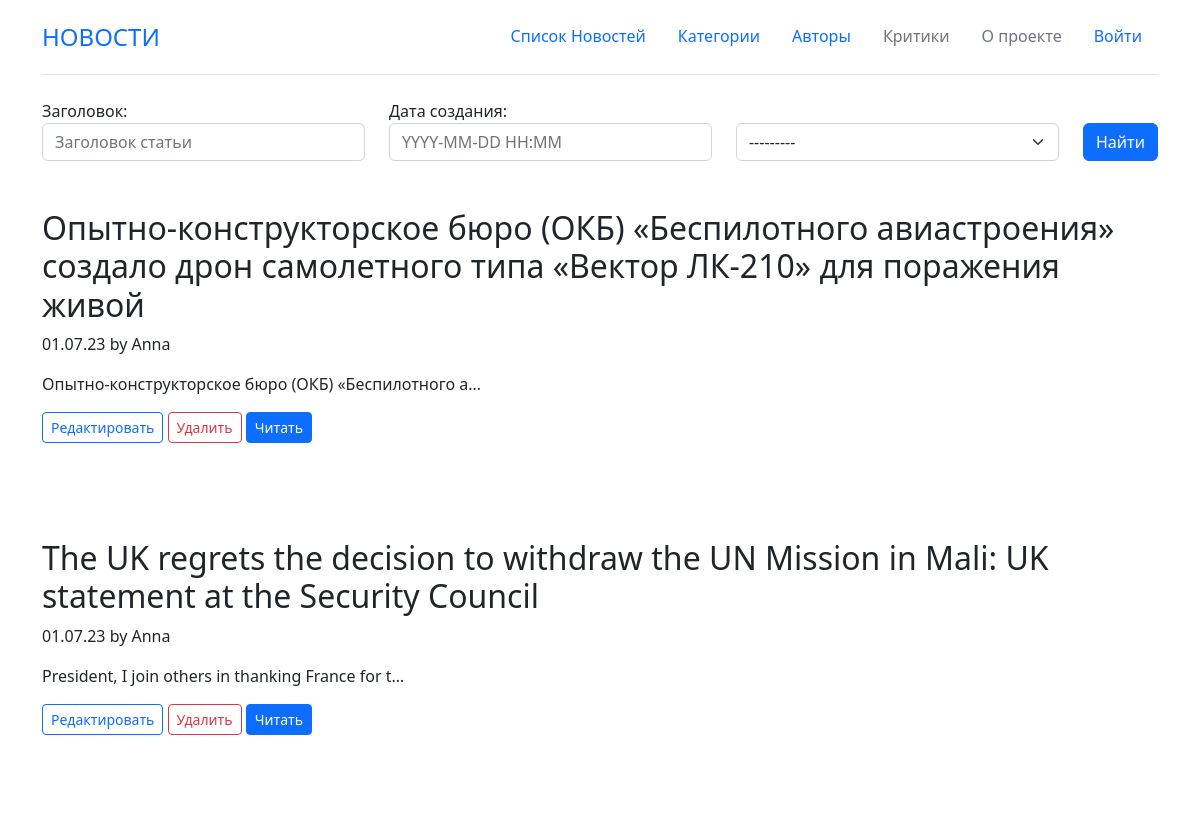
The page /posts/search/ (upper part) on the database as committed earlier.
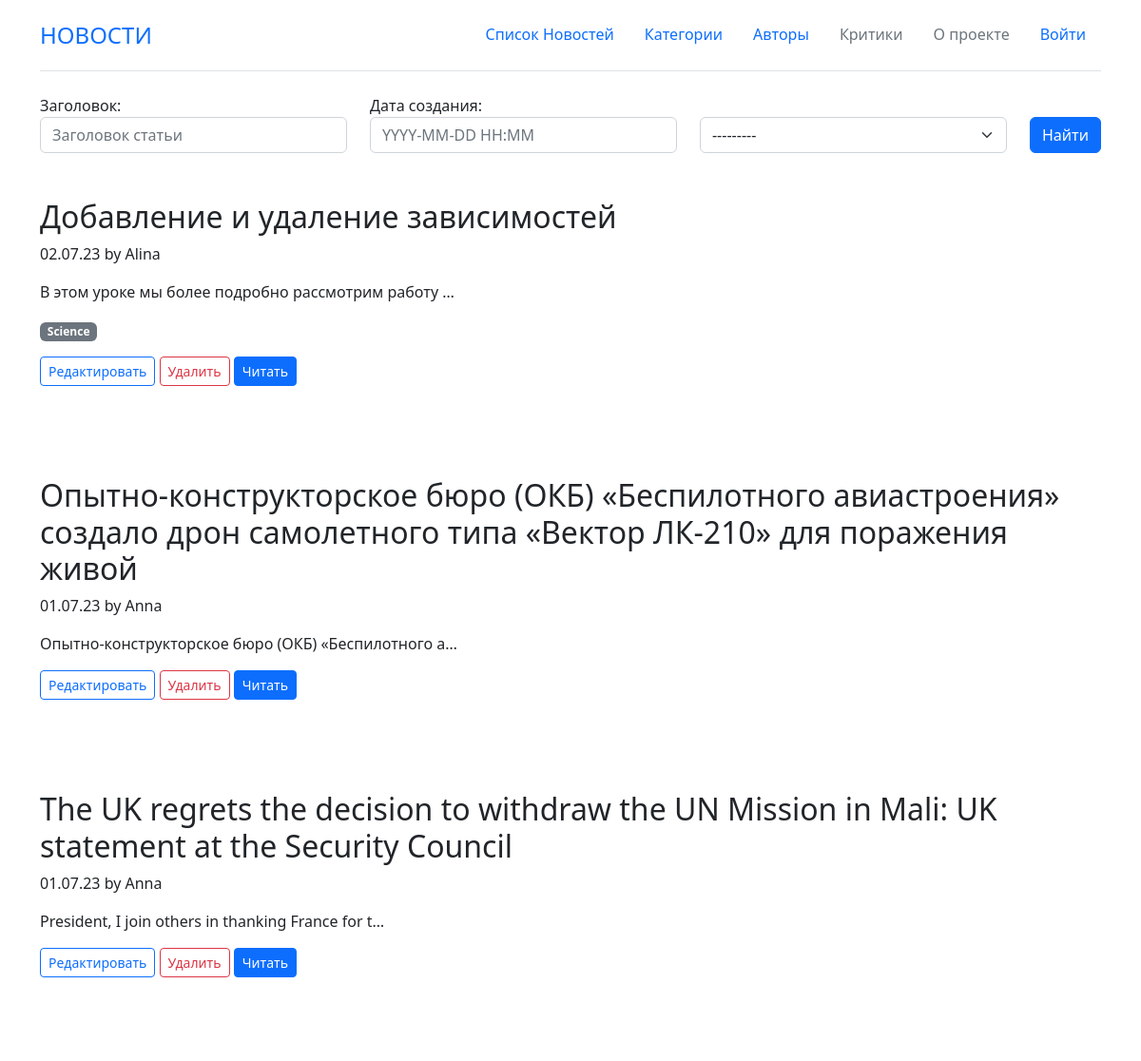
The same page on the database as committed later.
### news/models.py (models this page shows, shortened)
class Post(models.Model):
    class Meta:
        verbose_name = 'Посты'
        verbose_name_plural = 'Посты'
    article = "ART"
    news = "NWS"
    TYPE = [
        (article, "Статья"),
        (news, "Новость"),
    ]
    author = models.ForeignKey(Author,on_delete=models.CASCADE)
    postType = models.CharField(max_length=20, choices=TYPE, default=article)
    dateCreation = models.DateTimeField(auto_now_add=True)
    category = models.ManyToManyField(Category, through='PostCategory')
    title = models.CharField(max_length=128)
    text = models.TextField()
    rating = models.SmallIntegerField(default=0.0)
    def preview(self):
        return "".join((self.text[0:124],'...'))

class Author(models.Model):
    class Meta:
        verbose_name = 'Авторы'
        verbose_name_plural = 'Авторы'
    name = models.OneToOneField(User, on_delete=models.CASCADE)
    rating = models.SmallIntegerField(default=0)
    def __str__(self):
            return self.name.username

class Category(models.Model):
    class Meta:
        verbose_name = 'Категории'
        verbose_name_plural = 'Категории'
    name = models.CharField(max_length=64, unique=True, default="")
    subscribers = models.ManyToManyField(User)

### news/views.py (the view)
# urls.py: path('posts/search/', PostSearch.as_view(), name='search'),
class PostSearch(ListView):
    model = Post
    template_name = 'news/posts_search.html'
    context_object_name = 'posts'
    queryset = Post.objects.order_by('-dateCreation')
    def get_context_data(self, **kwargs): # забираем отфильтрованные объекты переопределяя метод get_context_data у наследуемого класса (привет, полиморфизм, мы скучали!!!)
        context = super().get_context_data(**kwargs)
        context['filter'] = PostFilter(self.request.GET, queryset=self.get_queryset()) # вписываем наш фильтр в контекст
        return context

### templates/news/posts_search.html (shortened to what this page needs)
{% extends 'defaultLayout.html' %}
{% load widget_tweaks %}
{% load custom_filters %}
{% block abracadabra %}
    <form method="GET">
        <div class="row  align-items-end">
            <div class="col">
                {{ filter.form.title.label_tag }}
                {% render_field filter.form.title class="form-control" placeholder="Заголовок статьи"%}
            </div>
            <div class="col">
                {{ filter.form.dateCreation.label_tag }}
                {% render_field filter.form.dateCreation class="form-control" %}
            </div>
            <div class="col">
                {% render_field filter.form.author class="form-select" %}
            </div>
            <div class="col-auto">
                <button type="submit" class="btn btn-primary">Найти</button>
              </div>
        </div>
    </form>
{% for post in filter.qs %}
<div class="row g-4 py-5 row-cols-1">
    <div class="col d-flex align-items-start">
        <div>
            <h3 class="fs-2">{{ post.title }}</h3>
            <p>{{ post.dateCreation | date:'d.m.y' }} by {{ post.author }}</p>
            <p>{{ post.preview | truncatechars:50 }}</p>
            <p>
                {% for category in post.category.all %}
                 <span class="badge text-bg-secondary">{{ category.name }}</span>
                {% endfor%}
            </p>
            <a href="{% url 'update' post.id %}" class="btn btn-outline-primary btn-sm">Редактировать</a>
            <a href="{% url 'delete' post.id %}" class="btn btn-outline-danger btn-sm">Удалить</a>
            <a href="{% url 'post' post.id %}" class="btn btn-primary btn-sm">
                Читать
            </a>
        </div>
    </div>
</div>
{% endfor %}
{% endblock abracadabra %}

Rows that differ between the two databases and show on the page:
added Post: title "Добавление и удаление зависимостей", dateCreation "02.07.23", author "Alina", preview "В этом уроке мы более подробно рассмотрим работу …"
now on this page (row unchanged): Category: name "Science"
